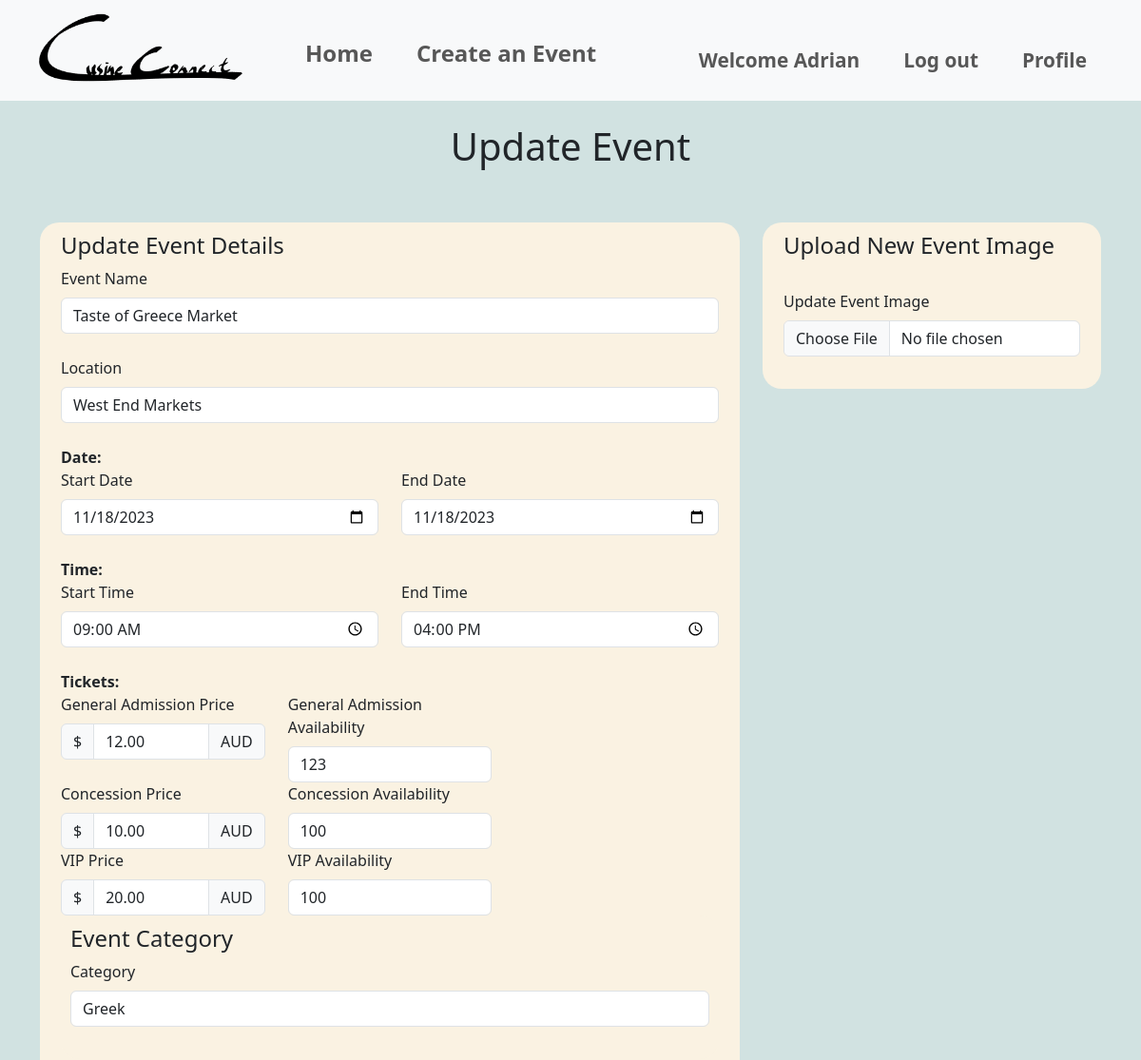
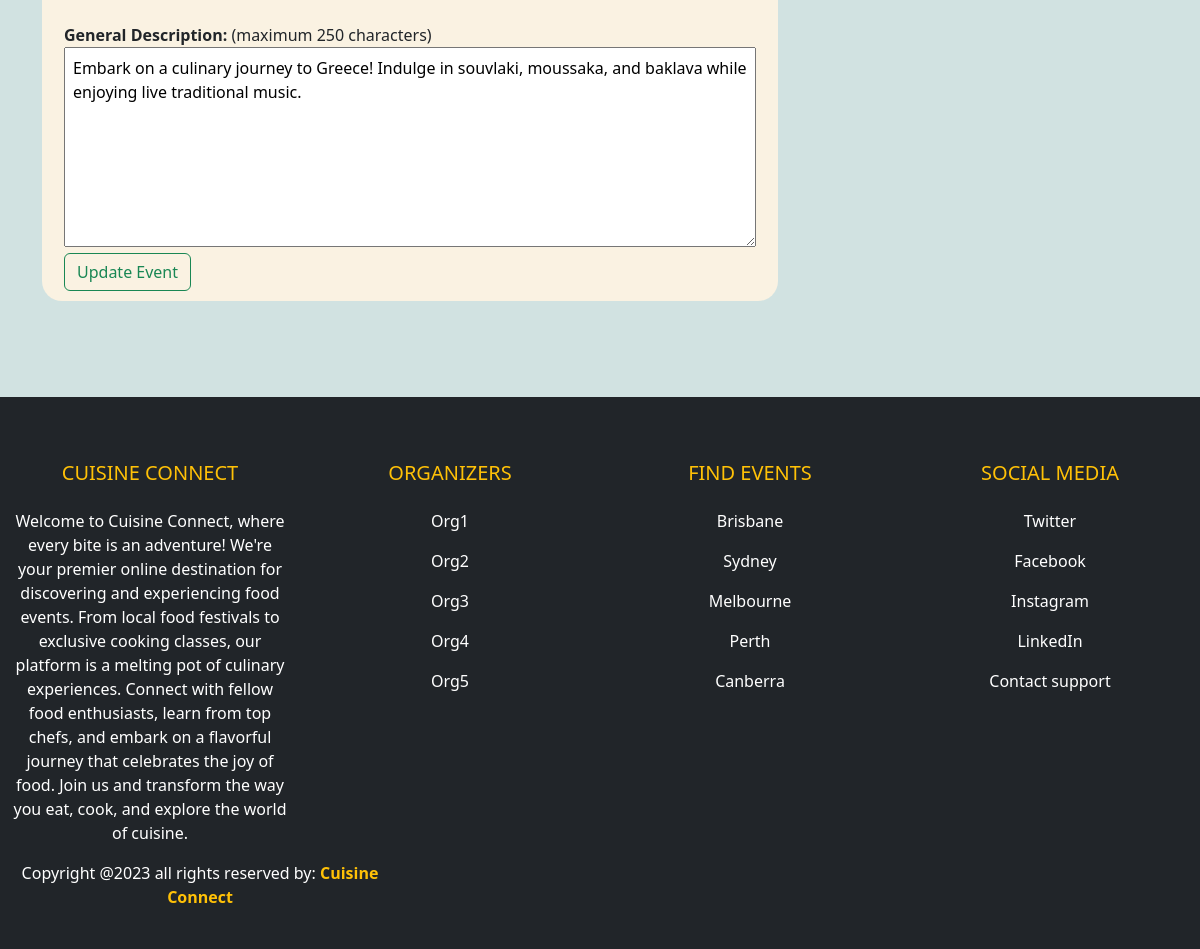
Screenshot of /events/update_event/3 (signed in) with the database file from the repository (2 pictures, top to bottom).
### website/models.py (models this page shows, shortened)
class User(db.Model, UserMixin):
    __tablename__='users'
    id = db.Column(db.Integer, primary_key=True)
    name = db.Column(db.String(100), index=True, unique=True, nullable=False)
    emailid = db.Column(db.String(100), index=True, nullable=False)
    contactnumber = db.Column(db.Integer)
    address = db.Column(db.String(15), unique=True, index=True, nullable=True)
    password_hash = db.Column(db.String(255), nullable=False)
    comments = db.relationship('Comment', backref='user')

class Event(db.Model):
    __tablename__ = 'events'
    id = db.Column(db.Integer, primary_key=True)
    name = db.Column(db.String(80), nullable=False)
    location = db.Column(db.String(400), nullable=False)
    start_date = db.Column(db.Date, nullable=False)
    end_date = db.Column(db.Date, nullable=False)
    start_time = db.Column(db.Time, nullable=False)
    end_time = db.Column(db.Time, nullable=False)
    ga_price = db.Column(db.Numeric, nullable=False)
    ga_availability = db.Column(db.Integer, nullable=False)
    concession_price = db.Column(db.Numeric, nullable=False)
    concession_availability = db.Column(db.Integer, nullable=False)
    vip_price = db.Column(db.Numeric, nullable=False)
    vip_availability = db.Column(db.Integer, nullable=False)
    description = db.Column(db.Text, nullable=False)
    image = db.Column(db.String(400), nullable=True)
    event_guidelines = db.Column(db.Text, nullable=True)
    terms_conditions = db.Column(db.Text, nullable=True)
    category = db.Column(db.String(80), nullable=True)
    comments = db.relationship('Comment', backref='event')
    user_id = db.Column(db.Integer, db.ForeignKey('users.id'))
    user = db.relationship('User', backref=db.backref('events', lazy=True))
    is_cancelled = db.Column(db.Boolean, default=False)
    event_bookings = db.relationship('Bookings', back_populates='event', lazy=True)

### website/events.py (the view)
@bp.route('/update_event/<int:id>', methods=['GET', 'POST'])
@login_required
def update_event(id):
    event = Event.query.get_or_404(id)
    if event.user_id != current_user.id:
        flash('You do not have permission to edit this event.')
        return redirect(url_for('event.show', id=id))
    form = EventForm(obj=event)  # Pre-populate the form with the event's data
    if form.validate_on_submit():
        event.name = form.name.data
        event.location = form.location.data
        event.start_date = form.start_date.data
        event.end_date = form.end_date.data
        event.start_time = form.start_time.data
        event.end_time = form.end_time.data
        event.ga_price = form.ga_price.data
        event.ga_availability = form.ga_availability.data
        event.concession_price = form.concession_price.data
        event.concession_availability = form.concession_availability.data
        event.vip_price = form.vip_price.data
        event.vip_availability = form.vip_availability.data
        event.description = form.description.data
        if form.image_update.data: # Check if the image file has been updated
            new_image_filename = save_image(form.image_update.data)
            if new_image_filename:
                event.image = new_image_filename
        event.category = form.category.data
        event.event_guidelines = form.event_guidelines.data
        event.terms_conditions = form.terms_conditions.data
        try:
            db.session.commit()
            print("Successful update")
            flash('Event updated successfully.')
            return redirect(url_for('main.index'))
        except Exception as e:
            print("Error updating event:", e)
            db.session.rollback()
            flash('An error occurred. Event update failed.')
    else:
        print(form.errors)
    return render_template('events/updateEvent.html', form=form, event=event)

### website/templates/events/updateEvent.html (shortened to what this page needs)
{% extends 'base.html' %}
{% block header %}
<link rel="stylesheet" href="{{ url_for('static', filename='style/style.css') }}">
{% endblock %}
{% block content %}
<div>
    <div class="heading">
        <h1>Update Event</h1><br><br>
    </div>
    <form method="post" action="{{ url_for('event.update_event', id=event.id) }}" enctype="multipart/form-data" class="container">
        <div class="row">
            <div class="col-sm-8">
                <div class="formLayout">
                    <div class="container">
                        <h4>Update Event Details</h4>
                        {{ form.name.label(class="form-label") }}
                        {{ form.name(class="form-control") }}<br>
                        {{ form.location.label(class="form-label") }}
                        {{ form.location(class="form-control") }}<br>
                        <b>Date:</b><br>
                        <div class="row">
                            <div class="col-sm-6">
                                {{ form.start_date.label(class="form-label") }}
                                {{ form.start_date(class="form-control") }}
                            </div>
                            <div class="col-sm-6">
                                {{ form.end_date.label(class="form-label") }}
                                {{ form.end_date(class="form-control") }}
                            </div>
                        </div><br>
                        <b>Time:</b><br>
                        <div class="row">
                            <div class="col-sm-6">
                                {{ form.start_time.label(class="form-label") }}
                                {{ form.start_time(class="form-control") }}
                            </div>
                            <div class="col-sm-6">
                                {{ form.end_time.label(class="form-label") }}
                                {{ form.end_time(class="form-control") }}
                            </div>
                        </div><br>
                        <b>Tickets:</b><br>
                        <div class="row">
                            <div class="col-sm-4">
                                {{ form.ga_price.label(class="form-label") }}
                                <div class="input-group">
                                    <div class="input-group-text">$</div>
                                    {{ form.ga_price(class="form-control") }}
                                    <div class="input-group-text">AUD</div>
                                </div>
                            </div>
                            <div class="col-sm-4">
                                {{ form.ga_availability.label(class="form-label") }}
                                {{ form.ga_availability(class="form-control") }}
                            </div>
                        </div>
                        <div class="row">
                            <div class="col-sm-4">
                                {{ form.concession_price.label(class="form-label") }}
                                <div class="input-group">
                                    <div class="input-group-text">$</div>
                                    {{ form.concession_price(class="form-control") }}
                                    <div class="input-group-text">AUD</div>
                                </div>
                            </div>
                            <div class="col-sm-4">
                                {{ form.concession_availability.label(class="form-label") }}
                                {{ form.concession_availability(class="form-control") }}
                            </div>
                        </div>
                        <div class="row">
                            <div class="col-sm-4">
                                {{ form.vip_price.label(class="form-label") }}
                                <div class="input-group">
                                    <div class="input-group-text">$</div>
                                    {{ form.vip_price(class="form-control") }}
                                    <div class="input-group-text">AUD</div>
                                </div>
                            </div>
                            <div class="col-sm-4">
                                {{ form.vip_availability.label(class="form-label") }}
                                {{ form.vip_availability(class="form-control") }}
                            </div>
                        </div>
                        <div class="row">
                            <div class="col-sm-12">
                                <div class="formLayout">
                                    <h4>Event Category</h4>
                                    {{ form.category.label(class="form-label") }}
                                    {{ form.category(class="form-control") }}<br>
                                </div>
                            </div>
                        </div><br>
                        <b>General Description:</b> (maximum 250 characters)<br>
                        {{ form.description(class="inputBox", maxlength="250") }}<br>
                        {{ form.update_event(class="btn btn-outline-success", value="Update Event") }}
                    </div>
                </div>
            </div>
            <div class="col-sm-4">
                <div class="formLayout">
                    <div class="container">
                        <h4>Upload New Event Image</h4><br>
                        {{ form.image_update.label(class="form-label") }}
                        {{ form.image_update(class="form-control") }}<br>
                    </div>
                </div>
            </div>
        </div>
    </form>
</div>
<br><br><br><br>
{% endblock %}

### website/templates/base.html (shortened to what this page needs)
<!DOCTYPE html>
<html lang="en">
    <head>
        <link rel="stylesheet" href="{{url_for('static', filename='style/style.css')}}">
        <link href="https://cdn.jsdelivr.net/npm/bootstrap@5.3.1/dist/css/bootstrap.min.css" rel="stylesheet">
    </head>
    <body class="bGColor">
        <nav class="navbar sticky-top navbar-expand-sm bg-light navbar-light justify-content-center">
            <div class="container-fluid">
                    <ul class="navbar-nav">
                        <li><a class="navbar-brand" href = "{{ url_for('main.index') }}"><img src="{{url_for('static', filename='img/logo.png')}}" style="width:240px;height:90px"></a></li>
                        <li class="nav-item" ><a style="font-size: 150%; padding-top: 30px;" class="nav-link" href = "{{ url_for('main.index') }}"><b>Home</b></a></li>
                        <li class="nav-item" ><a style="font-size: 150%; padding-top: 30px;" class="nav-link" href = "{{ url_for('event.create') }}"><b>Create an Event</b></a></li>
                    </ul>
                    <ul class = "navbar-nav navbar-right">
                        {% if current_user.is_authenticated %}
                        <li class="nav-item" ><a style="font-size: 130%; padding-top: 30px;" class="nav-link" href = "#"><b>Welcome {{current_user.name}}</b></a></li>
                        <li class="nav-item" ><a style="font-size: 130%; padding-top: 30px;" class="nav-link" href = "{{ url_for('auth.logout') }}"><b>Log out</b></a></li>
                        {% else %}
                        <li class="nav-item" ><a style="font-size: 130%; padding-top: 30px;" class="nav-link" href = "{{ url_for('auth.login') }}"><b>Log in</b></a></li>
                        <li class="nav-item" ><a style="font-size: 130%; padding-top: 30px;" class="nav-link" href = "{{ url_for('auth.register') }}"><b>Sign up</b></a></li>
                        {% endif %}
                        {% if current_user.is_authenticated %}
                        <li class="nav-item"><a style="font-size: 130%; padding-right: 30px; padding-top: 30px;" class="nav-link" href = "{{ url_for('event.profile') }}"><b>Profile</b></a></li>
                        {% endif %}
                    </ul>
            </div>
        </nav>
        {% block header %}
        {% endblock %}
    {% block content %}
    {% endblock %}
    <footer class="bg-dark text-white pt-5 pb-4">
        <div class="container-fluid text-center text-md-left">
            <div class="row text-center text-md-left">
                <div class="col-md-3 col-lg-3 col-xl-3 mx-auto mt-3">
                    <h5 class="text-uppercase mb-4 font-weight-bold text-warning">Cuisine Connect</h5>
                    <p>Welcome to Cuisine Connect, where every bite is an adventure! We're your premier online destination for discovering and experiencing food events.
                        From local food festivals to exclusive cooking classes, our platform is a melting pot of culinary experiences. Connect with fellow food enthusiasts,
                        learn from top chefs, and embark on a flavorful journey that celebrates the joy of food. Join us and transform the way you eat, cook, and explore the world of cuisine.</p>
                </div>
                <div class="col-md-3 col-lg-3 col-xl-3 mx-auto mt-3">
                    <h5 class="text-uppercase mb-4 font-weight-bold text-warning">Organizers</h5>
                    <p>
                        <a href="#" class="text-white" style="text-decoration: none;">Org1</a>
                    </p>
                    <p>
                        <a href="#" class="text-white" style="text-decoration: none;">Org2</a>
                    </p>
                    <p>
                        <a href="#" class="text-white" style="text-decoration: none;">Org3</a>
                    </p>
                    <p>
                        <a href="#" class="text-white" style="text-decoration: none;">Org4</a>
                    </p>
                    <p>
                        <a href="#" class="text-white" style="text-decoration: none;">Org5</a>
                    </p>
                </div>
                <div class="col-md-3 col-lg-3 col-xl-3 mx auto mt-3">
                    <h5 class="text-uppercase mb-4 font-weight-bold text-warning">Find Events</h5>
                    <p>
                        <a href="#" class="text-white" style="text-decoration: none;">Brisbane</a>
                    </p>
                    <p>
                        <a href="#" class="text-white" style="text-decoration: none;">Sydney</a>
                    </p>
                    <p>
                        <a href="#" class="text-white" style="text-decoration: none;">Melbourne</a>
                    </p>
                    <p>
                        <a href="#" class="text-white" style="text-decoration: none;">Perth</a>
                    </p>
                    <p>
                        <a href="#" class="text-white" style="text-decoration: none;">Canberra</a>
                    </p>
                </div>
                <div class="col-md-3 col-lg-3 col-xl-3 mx auto mt-3">
                    <h5 class="text-uppercase mb-4 font-weight-bold text-warning">Social Media</h5>
                    <p>
                        <a href="#" class="text-white" style="text-decoration: none;">Twitter</a>
                    </p>
                    <p>
                        <a href="#" class="text-white" style="text-decoration: none;">Facebook</a>
                    </p>
                    <p>
                        <a href="#" class="text-white" style="text-decoration: none;">Instagram</a>
                    </p>
                    <p>
                        <a href="#" class="text-white" style="text-decoration: none;">LinkedIn</a>
                    </p>
                    <p>
                        <a href="#" class="text-white" style="text-decoration: none;">Contact support</a>
                    </p>
                </div>
            </div>
            <div class="row">
                <div class="col-md-4 col-lg-4">
                    <p>Copyright @2023 all rights reserved by:
                        <strong class="text-warning">Cuisine Connect</strong>
                    </p>
                </div>
            </div>
        </div>
      </footer>
    </body>
</html>

### website/static/style/style.css (style rules this page uses)
.heading { text-align: center; padding-top: 2%; }
.bGColor { background-color: rgba(196, 218, 216, 0.767); }
.navbar-nav > li { padding-left: 15px; padding-right: 15px; }
.formLayout { background-color: rgb(250, 242, 226); padding: 10px; border-radius: 20px; }
.inputBox { height: 200px; width:100%; padding: 8px; }

### rows the page displays
User: name "Adrian"
Event: name "Taste of Greece Market", location "West End Markets", start_date "11/18/2023", end_date "11/18/2023", start_time "09:00", end_time "16:00", ga_price "12.00", ga_availability "123", concession_price "10.00", concession_availability "100", vip_price "20.00", vip_availability "100", category "Greek", description "Embark on a culinary journey to Greece! Indulge in souvlaki, moussaka, and baklava while enjoying live traditional music."
